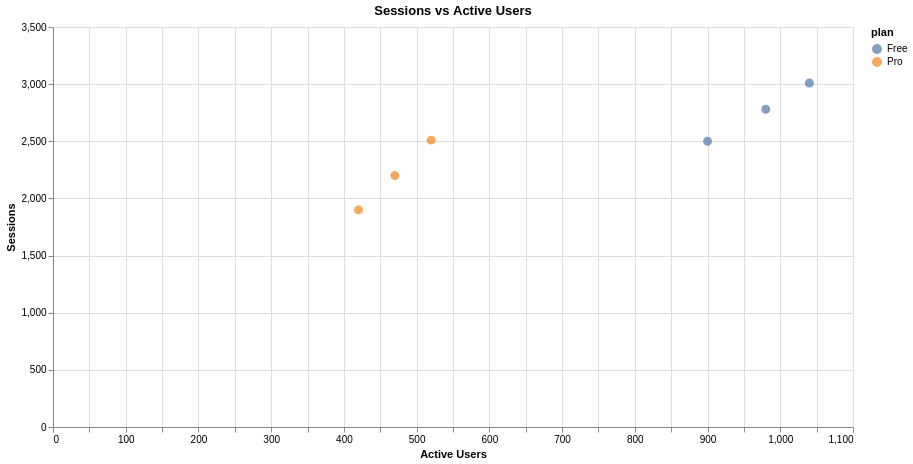

The Vega-Lite source for this figure:
### Vega-Lite specification from a JSON file in a GitHub repository (floating-point values rounded to 4 significant figures)
{"config": {"view": {"continuousWidth": 300, "continuousHeight": 300, "stroke": "#d9e2ec"}}, "data": {"name": "data-0622a634e1c6d54b5b38c546fbda9437"}, "mark": {"type": "circle", "size": 80}, "encoding": {"color": {"field": "plan", "type": "nominal"}, "tooltip": [{"field": "active_users", "type": "quantitative"}, {"field": "sessions", "type": "quantitative"}, {"field": "plan", "type": "nominal"}], "x": {"axis": {"labelAngle": 0}, "field": "active_users", "title": "Active Users", "type": "quantitative"}, "y": {"field": "sessions", "title": "Sessions", "type": "quantitative"}}, "height": 400, "params": [{"name": "param_1e9efca18e7a2868", "select": {"type": "interval", "encodings": ["x", "y"]}, "bind": "scales"}], "title": "Sessions vs Active Users", "width": 800, "$schema": "https://vega.github.io/schema/vega-lite/v6.4.1.json", "datasets": {"data-0622a634e1c6d54b5b38c546fbda9437": [{"active_users": 420.0, "sessions": 1900.0, "plan": "Pro"}, {"active_users": 520.0, "sessions": 2510.0, "plan": "Pro"}, {"active_users": 900.0, "sessions": 2500.0, "plan": "Free"}, {"active_users": 1040.0, "sessions": 3010.0, "plan": "Free"}, {"active_users": 980.0, "sessions": 2780.0, "plan": "Free"}, {"active_users": 470.0, "sessions": 2200.0, "plan": "Pro"}]}}
